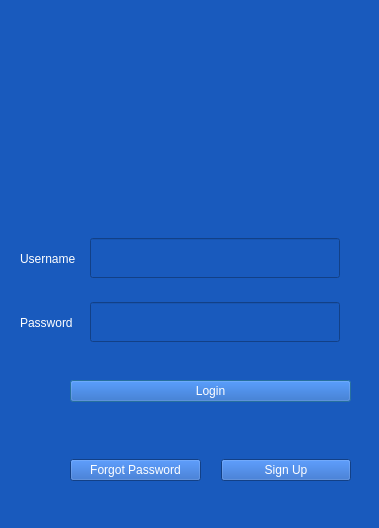
<?xml version="1.0" encoding="UTF-8"?>
<ui version="4.0">
 <class>BikeStoreMainWin</class>
 <widget class="QDialog" name="BikeStoreMainWin">
  <property name="geometry">
   <rect>
    <x>0</x>
    <y>0</y>
    <width>379</width>
    <height>528</height>
   </rect>
  </property>
  <property name="windowTitle">
   <string>Terra Bikes</string>
  </property>
  <property name="styleSheet">
   <string notr="true">background-color: rgb(25, 90, 189);
color: rgb(255,255,255);</string>
  </property>
  <widget class="QLabel" name="label_4">
   <property name="geometry">
    <rect>
     <x>60</x>
     <y>30</y>
     <width>251</width>
     <height>151</height>
    </rect>
   </property>
   <property name="text">
    <string/>
   </property>
   <property name="pixmap">
    <pixmap resource="resources.qrc">:/icons/icons/logo_main_alt-1.png</pixmap>
   </property>
   <property name="scaledContents">
    <bool>true</bool>
   </property>
  </widget>
  <widget class="QWidget" name="layoutWidget">
   <property name="geometry">
    <rect>
     <x>20</x>
     <y>230</y>
     <width>64</width>
     <height>121</height>
    </rect>
   </property>
   <layout class="QVBoxLayout" name="verticalLayout">
    <item>
     <widget class="QLabel" name="label">
      <property name="text">
       <string>Username</string>
      </property>
     </widget>
    </item>
    <item>
     <widget class="QLabel" name="label_2">
      <property name="text">
       <string>Password</string>
      </property>
     </widget>
    </item>
   </layout>
  </widget>
  <widget class="QWidget" name="layoutWidget_2">
   <property name="geometry">
    <rect>
     <x>90</x>
     <y>220</y>
     <width>258</width>
     <height>141</height>
    </rect>
   </property>
   <layout class="QVBoxLayout" name="verticalLayout_2">
    <item>
     <widget class="QLineEdit" name="txtUserName">
      <property name="maximumSize">
       <size>
        <width>250</width>
        <height>40</height>
       </size>
      </property>
     </widget>
    </item>
    <item>
     <widget class="QLineEdit" name="txtPass">
      <property name="maximumSize">
       <size>
        <width>250</width>
        <height>40</height>
       </size>
      </property>
      <property name="echoMode">
       <enum>QLineEdit::Password</enum>
      </property>
     </widget>
    </item>
   </layout>
  </widget>
  <widget class="QWidget" name="layoutWidget_3">
   <property name="geometry">
    <rect>
     <x>70</x>
     <y>380</y>
     <width>281</width>
     <height>101</height>
    </rect>
   </property>
   <layout class="QVBoxLayout" name="verticalLayout_3">
    <item>
     <widget class="QPushButton" name="btnLogin">
      <property name="text">
       <string>Login</string>
      </property>
     </widget>
    </item>
    <item>
     <widget class="QLabel" name="lblLoginError">
      <property name="styleSheet">
       <string notr="true">color: rgb(255, 59, 43);</string>
      </property>
      <property name="text">
       <string/>
      </property>
     </widget>
    </item>
    <item>
     <layout class="QHBoxLayout" name="horizontalLayout">
      <property name="spacing">
       <number>20</number>
      </property>
      <item>
       <widget class="QPushButton" name="btnForgetPass">
        <property name="text">
         <string>Forgot Password</string>
        </property>
       </widget>
      </item>
      <item>
       <widget class="QPushButton" name="btnSignUp">
        <property name="text">
         <string>Sign Up</string>
        </property>
       </widget>
      </item>
     </layout>
    </item>
   </layout>
  </widget>
 </widget>
 <resources>
  <include location="resources.qrc"/>
  <include location="resources.qrc"/>
 </resources>
 <connections/>
</ui>
